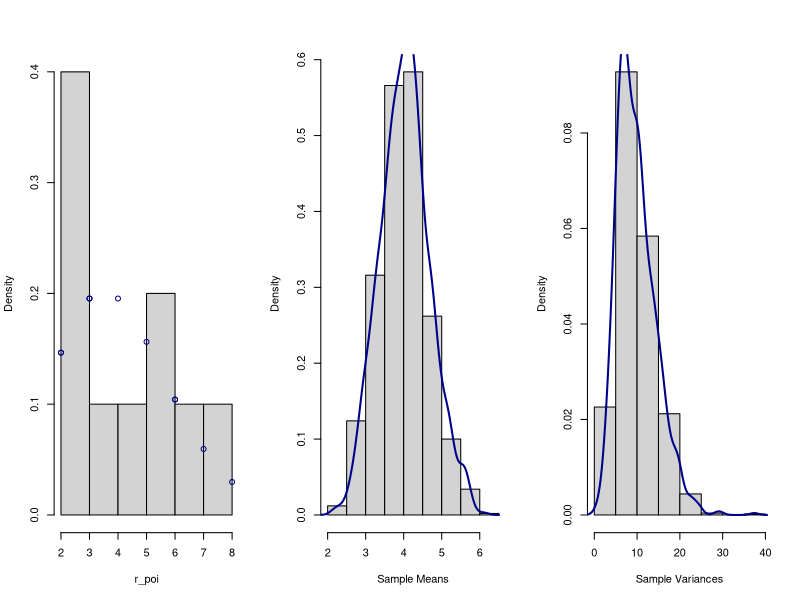

The R script that drew this image:
# Sampling distribution of mean when sample is 
# drawing from exponential distribution 
par(mfrow=c(1,3))
#set.seed(11)
sample_means = rep(NA, 1000)
for(i in 1:1000){
  sample_means[i] = mean(rpois(10, lambda = 4))
}

r_poi <- rpois(10, lambda = 4)
hist(r_poi, main = "", xlab = "r_poi", prob = T)
points(r_poi, dpois(r_poi, 4), col="darkblue")
#lines(density(r_poi), col = "darkblue", lwd = 1)

hist(sample_means, main = "", xlab = "Sample Means", prob = T)
lines(density(sample_means), col = "darkblue", lwd = 2)


# Sampling distribution of variance when sample is 
# drawing from exponential distribution
sample_vars = rep(NA, 1000)
for(i in 1:1000){
  sample_vars[i] = var(rpois(10, lambda = 10))
}

hist(sample_vars, main = "", xlab = "Sample Variances", prob = T)
lines(density(sample_vars), col = "darkblue", lwd = 2)
